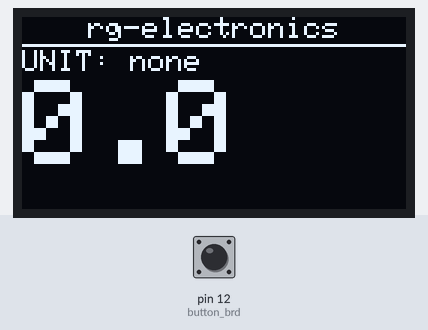
A sketch run on a simulated Arduino Uno, built with avr-gcc and run on an emulated ATmega328P. Shown: 128×64 one-colour display. Inputs (shaded band) come from the test bench; at power-on: pin 12 (button_brd) HIGH.

Above: at 1.2 s.
1.3 s: pin 12 (button_brd) pulled LOW for 0.15 s
At 2.4 s:
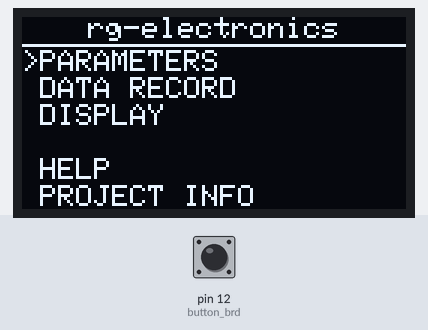
3.4 s: pin 12 (button_brd) pulled LOW for 1 s
At 5.1 s:
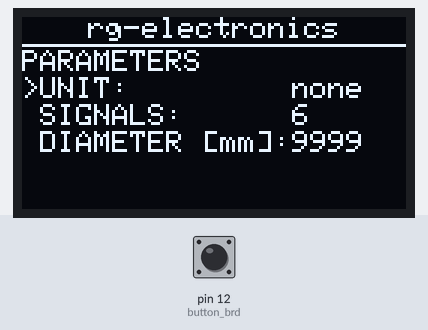
5.9 s: pin 12 (button_brd) pulled LOW for 0.15 s
At 7.6 s:
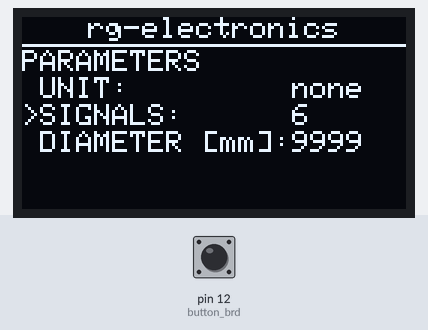
8.0 s: pin 12 (button_brd) pulled LOW for 0.15 s
At 9.8 s:
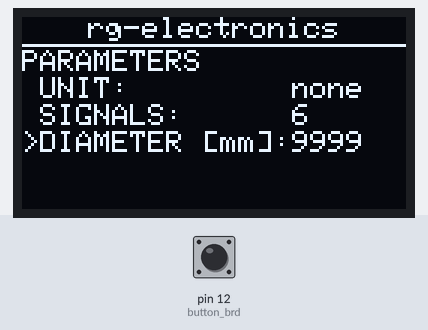
10.1 s: pin 12 (button_brd) pulled LOW for 0.15 s
At 11.2 s:
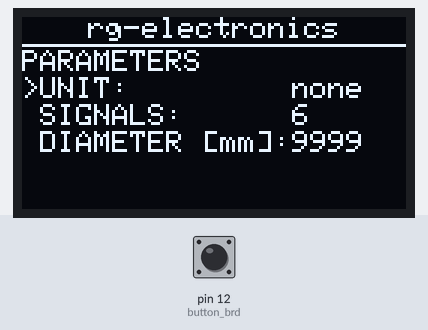
12.2 s: pin 12 (button_brd) pulsed LOW 5 times (0.12 s each, 0.3 s apart)
At 14.9 s:
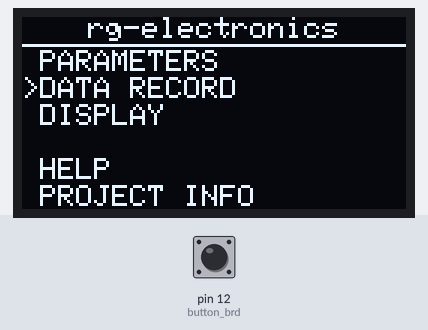
Timing chart, 0 to 16.4 s (numbered marks = the images above; inputs shaded):
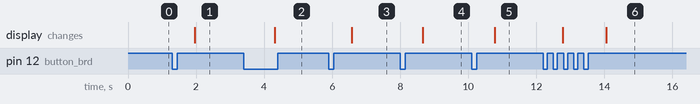

Measured:
- after the input at 1.3 s, the display: changes after 0.66 s (image 1)
- after the input at 3.4 s, the display: changes after 0.92 s (image 2)
- after the input at 5.9 s, the display: changes after 0.68 s (image 3)
- after the input at 8.0 s, the display: changes after 0.66 s (image 4)
- after the input at 10.1 s, the display: changes after 0.69 s (image 5)
- after the input at 12.2 s, the display: first changes after 0.57 s (image 6 shows a later state)

The sketch:

OLED_128x64_MENU-EXAMPLE_20170919_2210.ino
```cpp
// (licence header left out)
#include <Adafruit_GFX.h>
#include <Adafruit_SSD1306.h>
#include <OneButton.h>

#define OLED_RESET 4
Adafruit_SSD1306 display(OLED_RESET);

int pic = 0;
int maxPics_L1 = 5;
int maxPics_L2 = 3;

int button_brd = 12;

OneButton button(button_brd,true);

long lastmillis = 0;
long maxtime = 30000;

#if (SSD1306_LCDHEIGHT != 64)
#error("Height incorrect, please fix Adafruit_SSD1306.h!");
#endif

void setup()   {
button.attachClick(click);
button.attachDoubleClick(doubleclick);
button.attachLongPressStop(longPressStop);
button.attachLongPressStart(longPressStart);

display.begin(SSD1306_SWITCHCAPVCC, 0x3C);  // initialize with the I2C addr 0x3C (for the 128x64)
display.clearDisplay();
}

void loop() {
  button.tick();

//JUMP TO DEFAULT IF NO CLICK IS DETECTED
if (millis() >= (lastmillis + maxtime))
{
    pic = 0;
}

if (pic == 0)
{
  header();
  display.setCursor(0,11);
  display.print  ("UNIT: none");
  display.setTextSize(4);
  display.setCursor(  0,   21);
  display.print ("0.0");
  refresh();
}
//LAYER 1////////////////////////////////////////////////////
if (pic == 1)
{
  header();
  display.setCursor(0,11);  display.print (">PARAMETERS");
  display.setCursor(0,20);  display.print (" DATA RECORD");
  display.setCursor(0,29);  display.print (" DISPLAY");
  display.setCursor(0,47);  display.print (" HELP");
  display.setCursor(0,56);  display.print (" PROJECT INFO");
  refresh();
}

if (pic == 2)
{
  header();
  display.setCursor(0,11);  display.print (" PARAMETERS");
  display.setCursor(0,20);  display.print (">DATA RECORD");
  display.setCursor(0,29);  display.print (" DISPLAY");
  display.setCursor(0,47);  display.print (" HELP");
  display.setCursor(0,56);  display.print (" PROJECT INFO");
  refresh();
}

if (pic == 3)
{
  header();
  display.setCursor(0,11);  display.print (" PARAMETERS");
  display.setCursor(0,20);  display.print (" DATA RECORD");
  display.setCursor(0,29);  display.print (">DISPLAY");
  display.setCursor(0,47);  display.print (" HELP");
  display.setCursor(0,56);  display.print (" PROJECT INFO");
  refresh();
}

if (pic == 4)
{
  header();
  display.setCursor(0,11);  display.print (" PARAMETERS");
  display.setCursor(0,20);  display.print (" DATA RECORD");
  display.setCursor(0,29);  display.print (" DISPLAY");
  display.setCursor(0,47);  display.print (">HELP");
  display.setCursor(0,56);  display.print (" PROJECT INFO");
  refresh();
}

if (pic == 5)
{
  header();
  display.setCursor(0,11);  display.print (" PARAMETERS");
  display.setCursor(0,20);  display.print (" DATA RECORD");
  display.setCursor(0,29);  display.print (" DISPLAY");
  display.setCursor(0,47);  display.print (" HELP");
  display.setCursor(0,56);  display.print (">PROJECT INFO");
  refresh();
}

//LAYER 2////////////////////////////////////////////////////
if (pic == 11)
{
  header();
  display.setCursor(0,11);  display.print ("PARAMETERS");
  display.setCursor(0,20);  display.print (">UNIT:");
  display.setCursor(90,20); display.print ("none");
  display.setCursor(0,29);  display.print (" SIGNALS:");
  display.setCursor(90,29); display.print ("6");
  display.setCursor(0,38);  display.print (" DIAMETER [mm]:");
  display.setCursor(90,38); display.print ("9999");
  refresh();
}

if (pic == 21)
{
  header();
  display.setCursor(0,11);  display.print ("PARAMETERS");
  display.setCursor(0,20);  display.print (" UNIT:");
  display.setCursor(90,20); display.print ("none");
  display.setCursor(0,29);  display.print (">SIGNALS:");
  display.setCursor(90,29); display.print ("6");
  display.setCursor(0,38);  display.print (" DIAMETER [mm]:");
  display.setCursor(90,38); display.print ("9999");
  refresh();
}

if (pic == 31)
{
  header();
  display.setCursor(0,11);  display.print ("PARAMETERS");
  display.setCursor(0,20);  display.print (" UNIT:");
  display.setCursor(90,20); display.print ("none");
  display.setCursor(0,29);  display.print (" SIGNALS:");
  display.setCursor(90,29); display.print ("6");
  display.setCursor(0,38);  display.print (">DIAMETER [mm]:");
  display.setCursor(90,38); display.print ("9999");
  refresh();
}

if (pic == 12)
{
  header();
  display.setCursor(0,11);  display.print ("DATA RECORD");
  display.setCursor(0,20);  display.print ("VAL0");
  display.setCursor(0,29);  display.print ("VAL1");
  display.setCursor(0,38);  display.print ("VAL2");
  display.setCursor(0,47);  display.print ("VAL3");
  display.setCursor(0,56);  display.print ("VAL4");
  refresh();
}

if (pic == 13)
{
  header();
  display.setCursor(0,11);  display.print ("DISPLAY");
  display.setCursor(0,20);  display.print ("VAL0");
  display.setCursor(0,29);  display.print ("VAL1");
  display.setCursor(0,38);  display.print ("VAL2");
  display.setCursor(0,47);  display.print ("VAL3");
  display.setCursor(0,56);  display.print ("VAL4");
  refresh();
}

if (pic == 14)
{
  header();
  display.setCursor(0,11);  display.print ("HELP");
  display.setCursor(0,20);  display.print ("VAL0");
  display.setCursor(0,29);  display.print ("VAL1");
  display.setCursor(0,38);  display.print ("VAL2");
  display.setCursor(0,47);  display.print ("VAL3");
  display.setCursor(0,56);  display.print ("VAL4");
  refresh();
}

if (pic == 15)
{
  header();
  display.setCursor(0,11);  display.print ("PROJECT INFO");
  display.setCursor(0,20);  display.print ("NAME:");
  display.setCursor(50,20); display.print ("OLED_MENU");
  display.setCursor(0,29);  display.print ("DATE:");
  display.setCursor(50,29); display.print ("2017/09/19");
  display.setCursor(0,38);  display.print ("BY:");
  display.setCursor(50,38); display.print ("R. GAERTNER");
  refresh();
}

}

////////////////////////////////////////////////////////////////////////////////////////////////////////
void click(){
  lastmillis = millis();
  if(pic>=0 && pic<10)
  {
    if (pic >= maxPics_L1)
    {
      pic=1;
    }
    else if(pic < maxPics_L1)
    {
      pic++;
    }
  }

  if(pic>=10 && pic<100)
  {
    if (pic > 30)
    {
      pic=11;
    }
    else if (pic < 30)
    {
      pic=pic+10;
    }
  }
}

void doubleclick(){
  lastmillis = millis();
  if (pic == 11 || pic == 21 || pic == 31) pic=1;
  if (pic == 12) pic=2;
  if (pic == 13) pic=3;
  if (pic == 14) pic=4;
  if (pic == 15) pic=5;
}

void longPressStart(){
  lastmillis = millis();
  if (pic>0 & pic<10)
  {
    pic=pic+10;
  }
}

void longPressStop(){
    ;
}

void header()
{
  display.setTextSize(1);
  display.setTextColor(WHITE);
  display.setCursor(22,0);  display.print("rg-electronics");
  display.drawLine (0,9,128,9, WHITE);
}

void refresh()
{
  display.display();
  delay(00);
  display.clearDisplay();
}
```
